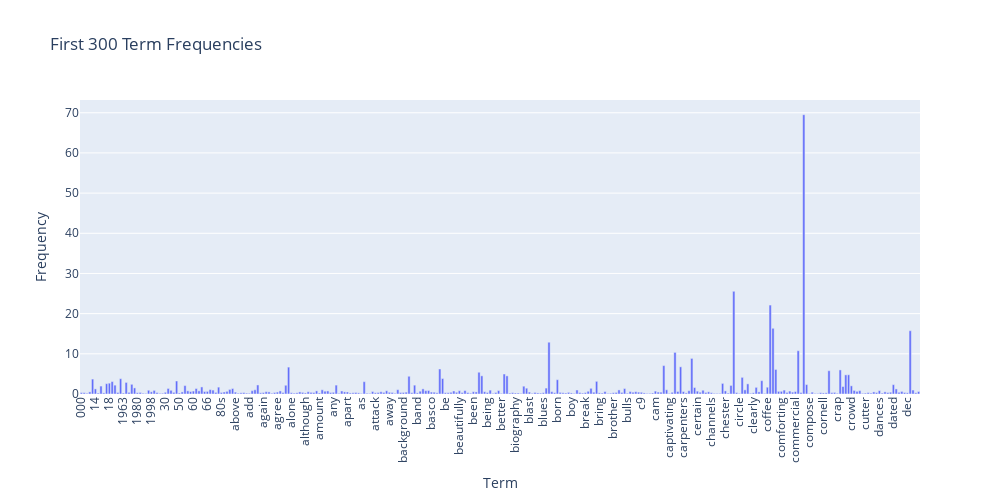

The notebook cell this image was saved under:
### Code cell
import plotly.express as px 

# Extract the data to plot (your top 300 terms and their frequencies)
terms = vectorizer.get_feature_names_out()[:300]
frequencies = term_frequencies[:300]

# Create a DataFrame to hold the data for easier plotting
import pandas as pd
df_p = pd.DataFrame({'Term': terms, 'Frequency': frequencies})

# Create the interactive bar chart
fig = px.bar(df_p, x='Term', y='Frequency', title='First 300 Term Frequencies')
fig.update_layout(xaxis_tickangle=-90, width=1000, height=500) # Adjust width and height for readability

# Show the figure
fig.show()

### Figure 1 — Plotly figure (JSON) as saved in the notebook; plotly's stock layout.template omitted (floating-point values rounded to 4 significant figures; data arrays with more than 128 entries replaced by an {"elided": "..."} marker saying what was removed)
{"data": [{"alignmentgroup": "True", "hovertemplate": "Term=%{x}<br>Frequency=%{y}<extra></extra>", "legendgroup": "", "marker": {"color": "#636efa", "pattern": {"shape": ""}}, "name": "", "offsetgroup": "", "orientation": "v", "showlegend": false, "textposition": "auto", "type": "bar", "x": {"elided": "300 str values"}, "xaxis": "x", "y": {"elided": "300 float values"}, "yaxis": "y"}], "layout": {"barmode": "relative", "height": 500, "legend": {"tracegroupgap": 0}, "title": {"text": "First 300 Term Frequencies"}, "width": 1000, "xaxis": {"anchor": "y", "domain": [0, 1], "tickangle": -90, "title": {"text": "Term"}}, "yaxis": {"anchor": "x", "domain": [0, 1], "title": {"text": "Frequency"}}}}
